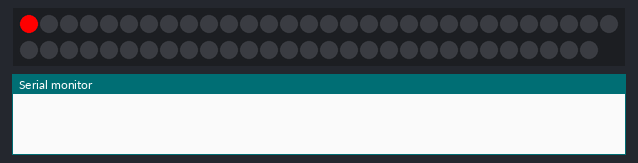
Recording of a sketch running on a simulated Arduino Uno, built with avr-gcc and run on an emulated ATmega328P. Parts: 59 RGB LEDs in strip order, left to right, continuing on the next row, the last lines printed to the serial monitor. Random numbers use the default seed unless the sketch sets one.

Above: at 1.2 s.
At 2.33 s:
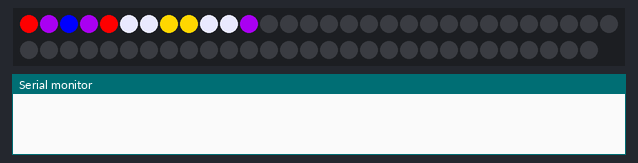
At 4.17 s:
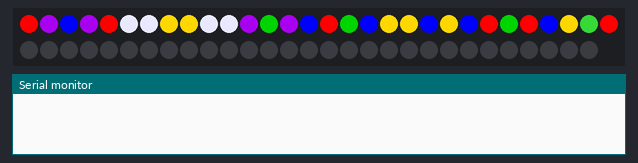
At 7.26 s:
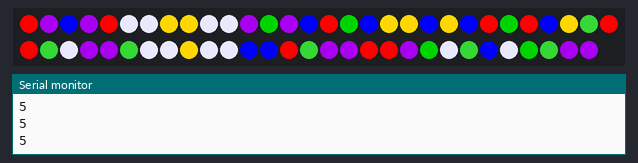
At 17.5 s:
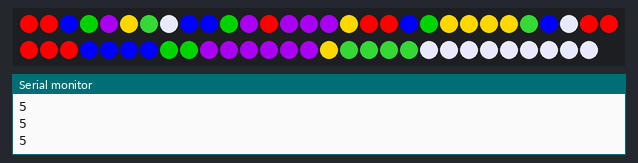
At 32.9 s:
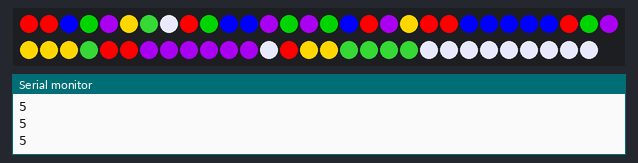

The sketch:

sketch_LedSort.ino
```cpp
#include <FastLED.h>
# define Num_Leds 59
# define DATA_pin 7
#define ARRAY_SIZE(array) ((sizeof(array))/(sizeof(array[0])))

CRGB leds[Num_Leds];
int red = 1;
int blue = 2;
int green = 3;
int darkViolet = 4;
int gold = 5;
int forestGreen = 6;
int lavender = 7;
int numsToSort[Num_Leds];
int numsToSortLength = ARRAY_SIZE(numsToSort);

void setup() {
  randomSeed(analogRead(A0));
  FastLED.addLeds<NEOPIXEL, DATA_pin>(leds, Num_Leds);
  Serial.begin(9600);
  genRandomNum(1, 7);
  trunOffLedStrip();
  delay(1000);
}

void loop() {
  //printArr();
  colourLedStrip();
  //delay(500);
  //boulbeSort();
  //selectionSort();
  insertionSort();
  //colourLedStrip();
  //printArr();
  //colourLedStrip();
  //delay(500);
}

void genRandomNum(int minimum, int maximum){
  for(int i = 0; i <= numsToSortLength; i++){
    int ran = random(minimum,(maximum + 1));
    numsToSort[i] = ran;
  }
}

void trunOffLedStrip(){
  for(int i = 0; i < numsToSortLength; i++){
    leds[i] = CRGB::Black;
    FastLED.show();
  }
}

void colourLedStrip(){
  for(int i = 0; i < numsToSortLength; i++){
    assignColour(i, 100);
  }
}

void assignColour(int index, int colourDelay){
  if(numsToSort[index] == red){
      leds[index] = CRGB::Red;
    }
    else if(numsToSort[index] == green){
      leds[index] = CRGB::Green;
    }
    else if(numsToSort[index] == blue){
      leds[index] = CRGB::Blue;
    }
    else if(numsToSort[index] == darkViolet){
      leds[index] = CRGB::DarkViolet;
    }
    else if(numsToSort[index] == gold){
      leds[index] = CRGB::Gold;
    }
    else if(numsToSort[index] == forestGreen){
      leds[index] = CRGB::ForestGreen;
    }
    else if(numsToSort[index] == lavender){
      leds[index] = CRGB::Lavender;
    }
    FastLED.show();
    delay(colourDelay);
}

void boulbeSort(){
  for(int i = 0; i < numsToSortLength; i++){
    for(int j = 0; j < ((numsToSortLength - i) - 1); j++){
      if(numsToSort[j] > numsToSort[j +1]){
        swap(j, j +1, 10);
      }
    }
  }
}

void selectionSort(){
  int minIndex;
   for(int i = 0; i < numsToSortLength -1; i++){
    minIndex = i;
    for(int j = i+1; j < numsToSortLength; j++){
      if(numsToSort[j] < numsToSort[minIndex]){
        minIndex = j;
      }
    }
    if(minIndex != i){
      swap(minIndex, i, 100);
    }
  }
}

void insertionSort(){
  int key, j, i;
  for(i = 1; i < numsToSortLength; i++){
    key = numsToSort[i];
    j = i -1;

    while(j >= 0 && numsToSort[j] > key){
      //numsToSort[j+1] = numsToSort[j];
      swap(j+1, j, 1);
      j = j -1;
    }
    //numsToSort[j+1] = key;
    swap(j+1, key, 1);
  }
}

void swap(int indexA, int indexB, int colourDelay){
  int temp = numsToSort[indexA];
  numsToSort[indexA] = numsToSort[indexB];
  numsToSort[indexB] = temp;
  assignColour(indexA, colourDelay);
  assignColour(indexB, colourDelay);
  Serial.println("5");
}

void printArr(){
  for(int i = 0; i < numsToSortLength; i++){
    Serial.print("I: " + String(i));
    Serial.println(") NumToSort[i]: " + String(numsToSort[i]));
  }
}
```
